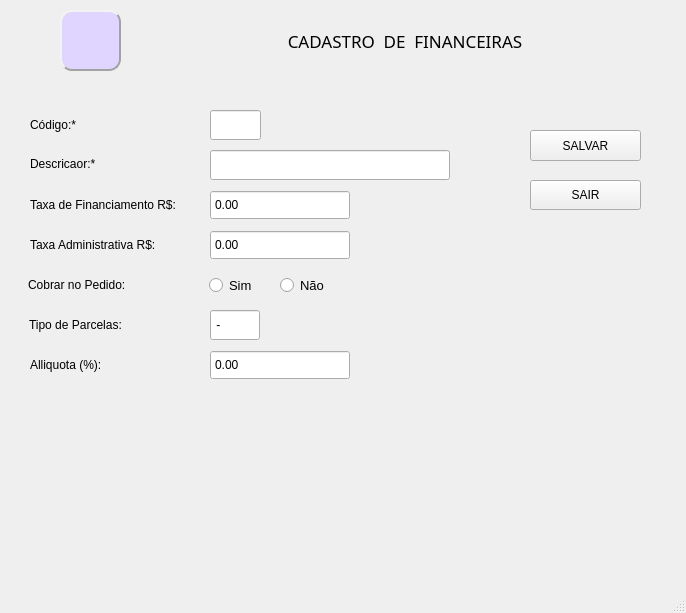
<?xml version="1.0" encoding="UTF-8"?>
<ui version="4.0">
 <class>MainWindow</class>
 <widget class="QMainWindow" name="MainWindow">
  <property name="geometry">
   <rect>
    <x>0</x>
    <y>0</y>
    <width>686</width>
    <height>613</height>
   </rect>
  </property>
  <property name="windowTitle">
   <string>MainWindow</string>
  </property>
  <property name="styleSheet">
   <string notr="true"/>
  </property>
  <widget class="QWidget" name="centralwidget">
   <widget class="QPushButton" name="bt_sair">
    <property name="geometry">
     <rect>
      <x>530</x>
      <y>180</y>
      <width>111</width>
      <height>30</height>
     </rect>
    </property>
    <property name="styleSheet">
     <string notr="true"/>
    </property>
    <property name="text">
     <string>SAIR</string>
    </property>
    <property name="icon">
     <iconset>
      <normaloff>SAIR.png</normaloff>SAIR.png</iconset>
    </property>
   </widget>
   <widget class="QPushButton" name="bt_salvar">
    <property name="geometry">
     <rect>
      <x>530</x>
      <y>130</y>
      <width>111</width>
      <height>31</height>
     </rect>
    </property>
    <property name="whatsThis">
     <string>&lt;html&gt;&lt;head/&gt;&lt;body&gt;&lt;p&gt;file:///C:/Users/mebbc/OneDrive/Imagens/salvar.qrc.png&lt;/p&gt;&lt;/body&gt;&lt;/html&gt;</string>
    </property>
    <property name="styleSheet">
     <string notr="true"/>
    </property>
    <property name="text">
     <string>SALVAR</string>
    </property>
    <property name="icon">
     <iconset>
      <normaloff>SALVAR.png</normaloff>SALVAR.png</iconset>
    </property>
   </widget>
   <widget class="QLabel" name="label_7">
    <property name="geometry">
     <rect>
      <x>60</x>
      <y>10</y>
      <width>61</width>
      <height>61</height>
     </rect>
    </property>
    <property name="styleSheet">
     <string notr="true">font: 81 10pt &quot;Rockwell Extra Bold&quot;;

background-color: rgb(223, 213, 255);

border-color: rgb(162, 162, 162);

border-style: Outset;
border-width: 2px;
border-radius: 12px;</string>
    </property>
    <property name="text">
     <string/>
    </property>
    <property name="pixmap">
     <pixmap>CADASTRO.png</pixmap>
    </property>
    <property name="scaledContents">
     <bool>true</bool>
    </property>
   </widget>
   <widget class="QLabel" name="titulo">
    <property name="geometry">
     <rect>
      <x>230</x>
      <y>20</y>
      <width>350</width>
      <height>41</height>
     </rect>
    </property>
    <property name="font">
     <font>
      <family>Rockwell Extra Bold</family>
      <pointsize>13</pointsize>
      <italic>false</italic>
      <bold>false</bold>
     </font>
    </property>
    <property name="focusPolicy">
     <enum>Qt::NoFocus</enum>
    </property>
    <property name="layoutDirection">
     <enum>Qt::LeftToRight</enum>
    </property>
    <property name="styleSheet">
     <string notr="true"/>
    </property>
    <property name="text">
     <string>CADASTRO  DE  FINANCEIRAS</string>
    </property>
    <property name="textFormat">
     <enum>Qt::AutoText</enum>
    </property>
    <property name="alignment">
     <set>Qt::AlignCenter</set>
    </property>
   </widget>
   <widget class="QLineEdit" name="mdesc_fin">
    <property name="geometry">
     <rect>
      <x>210</x>
      <y>150</y>
      <width>240</width>
      <height>30</height>
     </rect>
    </property>
    <property name="styleSheet">
     <string notr="true"/>
    </property>
    <property name="maxLength">
     <number>25</number>
    </property>
   </widget>
   <widget class="QLabel" name="label_8">
    <property name="geometry">
     <rect>
      <x>30</x>
      <y>110</y>
      <width>170</width>
      <height>30</height>
     </rect>
    </property>
    <property name="styleSheet">
     <string notr="true"/>
    </property>
    <property name="text">
     <string>Código:*</string>
    </property>
   </widget>
   <widget class="QLabel" name="label_26">
    <property name="geometry">
     <rect>
      <x>30</x>
      <y>150</y>
      <width>170</width>
      <height>28</height>
     </rect>
    </property>
    <property name="styleSheet">
     <string notr="true"/>
    </property>
    <property name="text">
     <string>Descricaor:*</string>
    </property>
   </widget>
   <widget class="QLineEdit" name="mcod_fin">
    <property name="geometry">
     <rect>
      <x>210</x>
      <y>110</y>
      <width>51</width>
      <height>30</height>
     </rect>
    </property>
    <property name="styleSheet">
     <string notr="true"/>
    </property>
    <property name="maxLength">
     <number>3</number>
    </property>
   </widget>
   <widget class="QLabel" name="label_37">
    <property name="geometry">
     <rect>
      <x>29</x>
      <y>311</y>
      <width>170</width>
      <height>28</height>
     </rect>
    </property>
    <property name="styleSheet">
     <string notr="true"/>
    </property>
    <property name="text">
     <string>Tipo de Parcelas:</string>
    </property>
   </widget>
   <widget class="QLabel" name="label_9">
    <property name="geometry">
     <rect>
      <x>30</x>
      <y>190</y>
      <width>170</width>
      <height>30</height>
     </rect>
    </property>
    <property name="styleSheet">
     <string notr="true"/>
    </property>
    <property name="text">
     <string>Taxa de Financiamento R$:</string>
    </property>
   </widget>
   <widget class="QLabel" name="label_10">
    <property name="geometry">
     <rect>
      <x>30</x>
      <y>230</y>
      <width>170</width>
      <height>30</height>
     </rect>
    </property>
    <property name="styleSheet">
     <string notr="true"/>
    </property>
    <property name="text">
     <string>Taxa Administrativa R$:</string>
    </property>
   </widget>
   <widget class="QLabel" name="label_11">
    <property name="geometry">
     <rect>
      <x>30</x>
      <y>350</y>
      <width>170</width>
      <height>30</height>
     </rect>
    </property>
    <property name="styleSheet">
     <string notr="true"/>
    </property>
    <property name="text">
     <string>Alliquota (%):</string>
    </property>
   </widget>
   <widget class="QLabel" name="label_12">
    <property name="geometry">
     <rect>
      <x>28</x>
      <y>270</y>
      <width>170</width>
      <height>30</height>
     </rect>
    </property>
    <property name="styleSheet">
     <string notr="true"/>
    </property>
    <property name="text">
     <string>Cobrar no Pedido:</string>
    </property>
   </widget>
   <widget class="QRadioButton" name="rb_cobra_fin_nao">
    <property name="geometry">
     <rect>
      <x>280</x>
      <y>270</y>
      <width>60</width>
      <height>30</height>
     </rect>
    </property>
    <property name="font">
     <font>
      <family>Arial</family>
      <pointsize>10</pointsize>
      <italic>false</italic>
      <bold>false</bold>
     </font>
    </property>
    <property name="styleSheet">
     <string notr="true"/>
    </property>
    <property name="text">
     <string>Não</string>
    </property>
   </widget>
   <widget class="QRadioButton" name="rb_cobra_fin_sim">
    <property name="geometry">
     <rect>
      <x>209</x>
      <y>270</y>
      <width>60</width>
      <height>30</height>
     </rect>
    </property>
    <property name="font">
     <font>
      <family>Arial</family>
      <pointsize>10</pointsize>
      <italic>false</italic>
      <bold>false</bold>
     </font>
    </property>
    <property name="styleSheet">
     <string notr="true"/>
    </property>
    <property name="text">
     <string>Sim</string>
    </property>
   </widget>
   <widget class="QDoubleSpinBox" name="doubleSpinBox">
    <property name="geometry">
     <rect>
      <x>210</x>
      <y>350</y>
      <width>140</width>
      <height>30</height>
     </rect>
    </property>
    <property name="styleSheet">
     <string notr="true"/>
    </property>
    <property name="buttonSymbols">
     <enum>QAbstractSpinBox::NoButtons</enum>
    </property>
   </widget>
   <widget class="QDoubleSpinBox" name="doubleSpinBox_2">
    <property name="geometry">
     <rect>
      <x>210</x>
      <y>230</y>
      <width>140</width>
      <height>30</height>
     </rect>
    </property>
    <property name="styleSheet">
     <string notr="true"/>
    </property>
    <property name="buttonSymbols">
     <enum>QAbstractSpinBox::NoButtons</enum>
    </property>
   </widget>
   <widget class="QDoubleSpinBox" name="doubleSpinBox_3">
    <property name="geometry">
     <rect>
      <x>210</x>
      <y>190</y>
      <width>140</width>
      <height>30</height>
     </rect>
    </property>
    <property name="styleSheet">
     <string notr="true"/>
    </property>
    <property name="buttonSymbols">
     <enum>QAbstractSpinBox::NoButtons</enum>
    </property>
   </widget>
   <widget class="QLineEdit" name="mtipo_fin">
    <property name="geometry">
     <rect>
      <x>210</x>
      <y>310</y>
      <width>50</width>
      <height>30</height>
     </rect>
    </property>
    <property name="styleSheet">
     <string notr="true"/>
    </property>
    <property name="inputMask">
     <string>9-99</string>
    </property>
    <property name="maxLength">
     <number>4</number>
    </property>
   </widget>
  </widget>
  <widget class="QStatusBar" name="statusbar"/>
 </widget>
 <tabstops>
  <tabstop>mcod_fin</tabstop>
  <tabstop>mdesc_fin</tabstop>
  <tabstop>doubleSpinBox_3</tabstop>
  <tabstop>doubleSpinBox_2</tabstop>
  <tabstop>rb_cobra_fin_sim</tabstop>
  <tabstop>rb_cobra_fin_nao</tabstop>
  <tabstop>mtipo_fin</tabstop>
  <tabstop>doubleSpinBox</tabstop>
  <tabstop>bt_salvar</tabstop>
  <tabstop>bt_sair</tabstop>
 </tabstops>
 <resources/>
 <connections/>
</ui>
